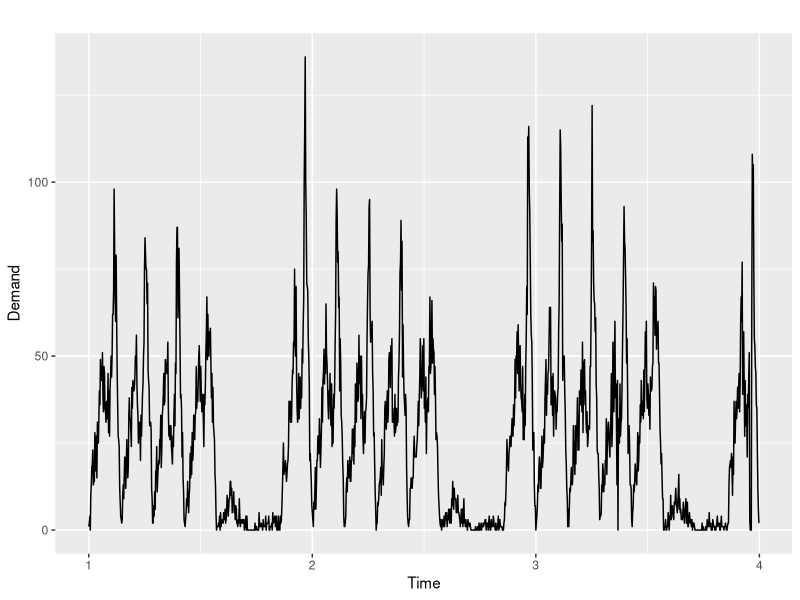
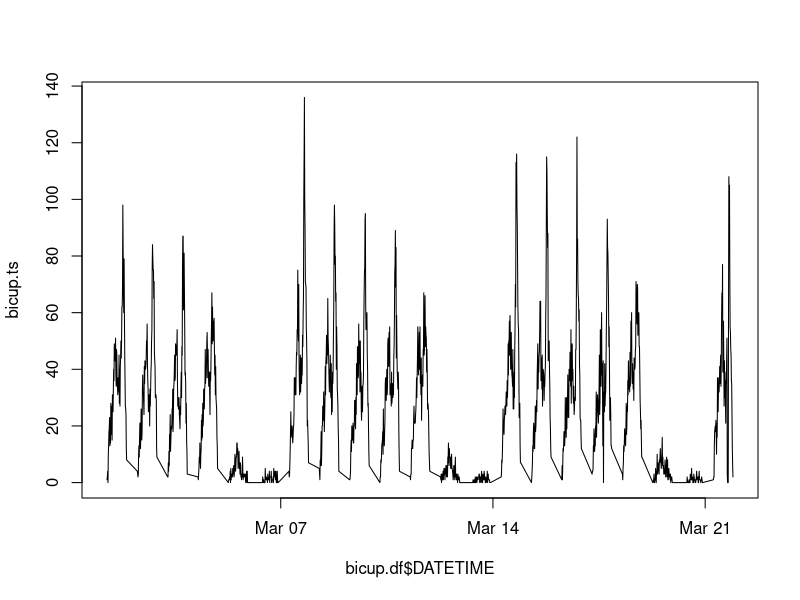
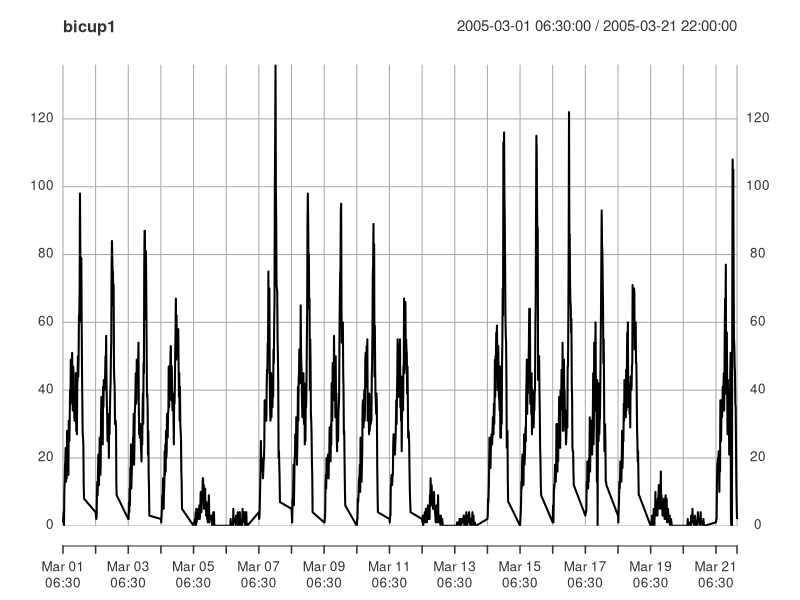
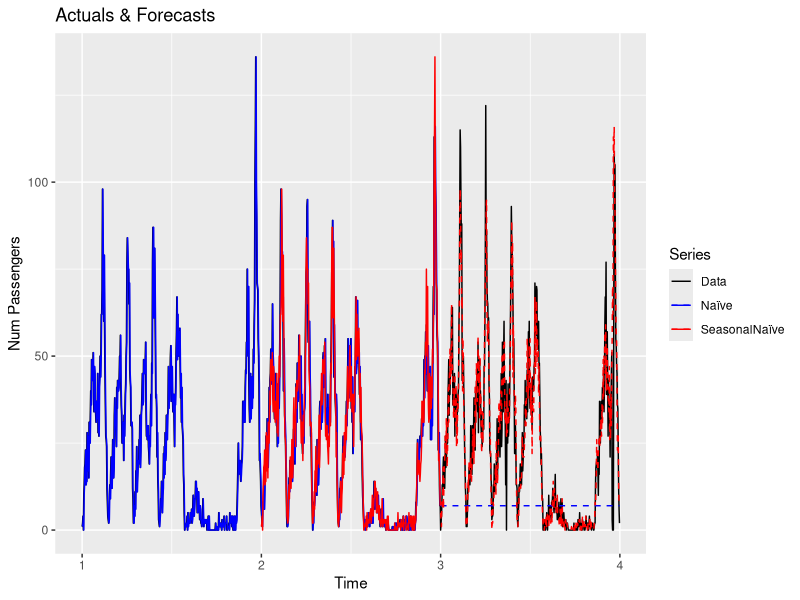
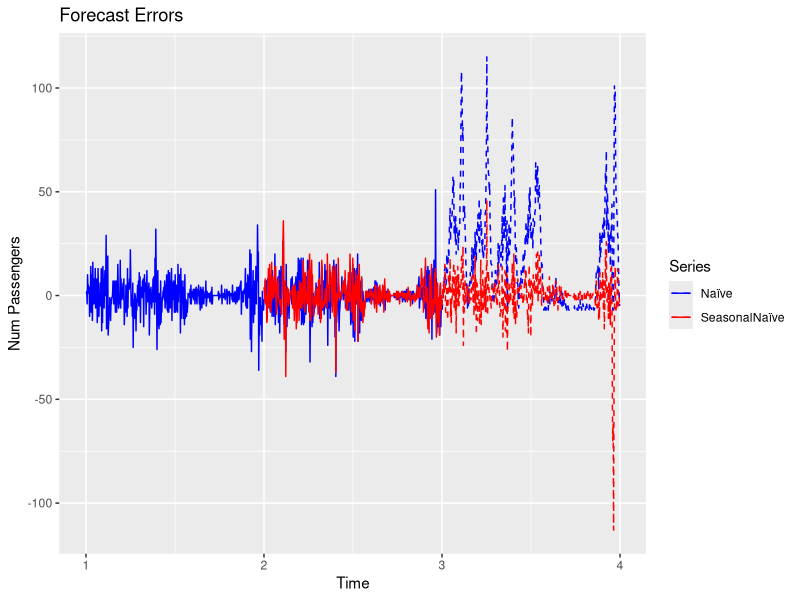

These figures' R source, in order:
## Load libraries

library(forecast)
library(ggplot2)
library(lubridate)

## Read data from CSV and create a dataframe

# bicup2006.csv has data on demand every 15-minutes for 3 weeks
souenvir_df<-read.csv("SouvenirSales.csv",header = TRUE)

bicup.df <- read.csv("bicup2006.csv")
# check to see it loaded properly:
head(bicup.df)


## Manipulate the dataframe (useful for forecasting tasks) 
# e.g. create timestamp column, split series into multiple sub-series, change aggregation level

# Combine the DATE and TIME columns into single DATETIME recognized by R (using lubridate package):
bicup.df$DATETIME = dmy_hm(paste(bicup.df$DATE, bicup.df$TIME))

# Extract only part of the series, say, weekdays:
bicup.weekday.df <- subset(bicup.df, weekdays(bicup.df$DATETIME)!="週六" & weekdays(bicup.df$DATETIME)!="週日")

# Aggregate the data into, say, daily demand:
bicup.daily.df <- aggregate(x=bicup.df$DEMAND, FUN=sum,  by= list(Date=day(bicup.df$DATETIME)))



## Define ts object

bicup.ts <- ts(bicup.df$DEMAND, start = c(1,1), freq = 63*7)  
# this example uses 1 week as cycle. Every day has 63 15-min periods;  start is on period 1 of week 1. 
# To change to 1-day cycle, change freq=63

autoplot(bicup.ts, xlab = "Time", ylab = "Demand")
# useful for a quick view of the time series. You can replace autoplot() with plot()

# to create a time plot with meaningful DATE-TIME on x-axis (type=͟l means  line chart):
plot(x=bicup.df$DATETIME, y=bicup.ts, type="l")

# Optional: create xts object for charts and data splitting (eg show DATETIME on chart x-axis, split by DOW)
# Note: xts doesn’t work with forecast package
library(xts)
bicup1 <- xts(bicup.df$DEMAND, order.by=bicup.df$DATETIME)
plot(bicup1)
weekdays <- bicup1[.indexwday(bicup1) %in% 1:5]   



## Partition the time series into training and validation 

# Option 1: using subset() to put the last 63*7 periods into validation; 
# To modify, change the number of periods 63*7
valid.ts <- subset(bicup.ts, start = length(bicup.ts) - 63*7 +1) #extracts last week of data
train.ts <- subset(bicup.ts, end = length(bicup.ts) - length(valid.ts))

# Option 2: using window() to put {day 15, period 1} to series end into validation 
# To modify this code, change c(15,1)
#valid.ts <- window(bicup.ts, start = c(15, 1), end = c(length(bicup.ts))
#train.ts <- subset(bicup.ts, end = length(bicup.ts) - length(valid.ts))
## Compute  forecasts and errors for the training and validation periods 
# (example uses naive, but you can modify to any other forecasting function)

#naive
nValid <- length(valid.ts)
fit <- naive(train.ts, h=nValid)
validNaiveF <- fit$mean
validNaiveE <- valid.ts - fit$mean
trainNaiveF <- fit$fitted
trainNaiveE <- fit$residuals
#snaive
nValid <- length(valid.ts)
fit <- snaive(train.ts, h=nValid) #h= number of time want to forecast
validSnaiveF <- fit$mean
validSnaiveE <- valid.ts - fit$mean
trainSnaiveF <- fit$fitted
trainSnaiveE <- fit$residuals

## Performance Measures

#Compute performance measures (RMSE, MAPE, etc.) for the training and validation periods 
accuracy(fit,valid.ts)


## Performance Charts

# Actual & forecasted series
autoplot(bicup.ts, series='Data') +
  autolayer(trainNaiveF, series='Naïve') +
  autolayer(validNaiveF, series='Naïve', linetype = 'dashed') +
  autolayer(trainSnaiveF, series='SeasonalNaïve') +
  autolayer(validSnaiveF, series='SeasonalNaïve', linetype = 'dashed') +
  ggtitle("Actuals & Forecasts") +
  xlab("Time") + ylab("Num Passengers") +
  guides(colour=guide_legend(title="Series")) +
  scale_color_manual(values=c(Data="black", Naïve="blue", SeasonalNaïve="red"))


# Forecast errors series (training and validation)
autoplot(trainNaiveE, series='Naïve')+
  autolayer(validNaiveE, series='Naïve', linetype = 'dashed') +
  autolayer(validSnaiveE, series='SeasonalNaïve', linetype = 'dashed') +
  autolayer(trainSnaiveE, series='SeasonalNaïve') +
  ggtitle("Forecast Errors") +
  xlab("Time") + ylab("Num Passengers") +
  guides(colour=guide_legend(title="Series")) +
  scale_color_manual(values=c(Naïve="blue", SeasonalNaïve="red"))


# Combine all series and export to CSV (e.g., for plotting in Tableau)

perf <-  cbind(naive.fitted = c(trainNaiveF, validNaiveF),
               naive.errors = c(trainNaiveE, validNaiveE),
               snaive.fitted = c(trainSnaiveF, validSnaiveF),
               snaive.errors = c(trainSnaiveE, validSnaiveE))
perform <- cbind2(bicup.df, perf)     
write.csv(perform, file="bicupPerf.csv", na = "")





